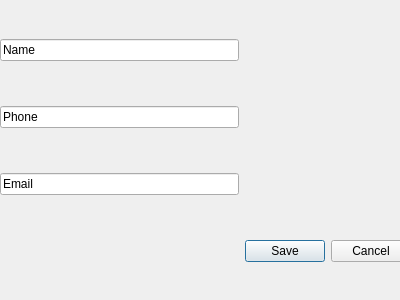
<?xml version="1.0" encoding="UTF-8"?>
<ui version="4.0">
 <class>AddContactDialog</class>
 <widget class="QDialog" name="AddContactDialog">
  <property name="geometry">
   <rect>
    <x>0</x>
    <y>0</y>
    <width>400</width>
    <height>300</height>
   </rect>
  </property>
  <property name="windowTitle">
   <string>Dialog</string>
  </property>
  <widget class="QWidget" name="gridLayoutWidget">
   <property name="geometry">
    <rect>
     <x>0</x>
     <y>0</y>
     <width>411</width>
     <height>301</height>
    </rect>
   </property>
   <layout class="QGridLayout" name="gridLayout">
    <item row="2" column="0">
     <widget class="QLineEdit" name="EmailLineEdit">
      <property name="text">
       <string>Email</string>
      </property>
     </widget>
    </item>
    <item row="1" column="0">
     <widget class="QLineEdit" name="PhoneLineEdit">
      <property name="text">
       <string>Phone</string>
      </property>
     </widget>
    </item>
    <item row="0" column="0">
     <widget class="QLineEdit" name="NameLineEdit">
      <property name="text">
       <string>Name</string>
      </property>
     </widget>
    </item>
    <item row="3" column="1">
     <widget class="QPushButton" name="SaveContactButton">
      <property name="text">
       <string>Save</string>
      </property>
     </widget>
    </item>
    <item row="3" column="2">
     <widget class="QPushButton" name="CancelContactButton">
      <property name="text">
       <string>Cancel</string>
      </property>
     </widget>
    </item>
   </layout>
  </widget>
 </widget>
 <resources/>
 <connections/>
</ui>
